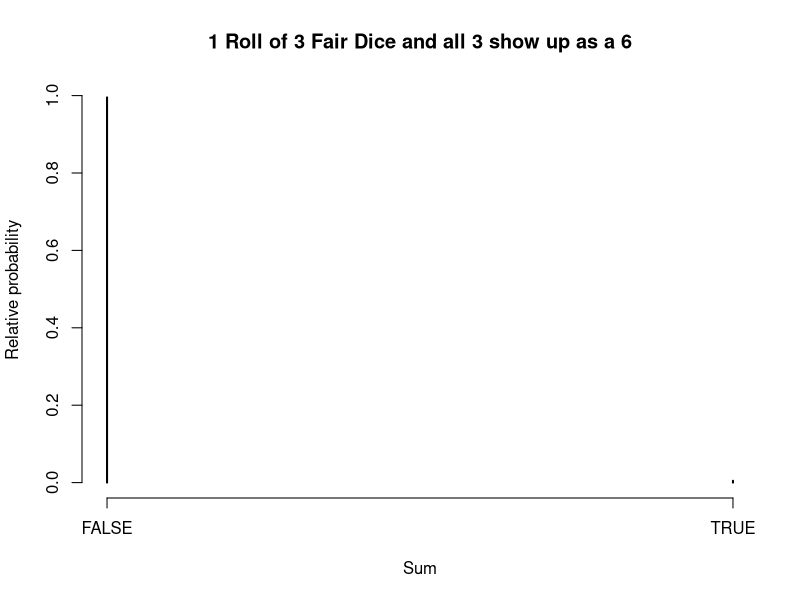

Source code (R):
## ---- chunk 1
# Laod library packages:
library(data.table)

# set global options:
options(scipen = 999999)   # we don't want to use scientific notation .
options(digits = 4)   # we want only 2 digits after the decimal.

## ---- chunk 2
runs <- 100000
sims <- rnorm(runs,mean=4,sd=10)
mcmc_val <- sum(sims >= 3 & sims <= 6)/runs
cat(mcmc_val,'\n')
## ---- chunk 3
runs <- 5000
sims <- rnorm(runs,mean=160,sd=5.5)
mcmc_val <- sum(sims >= 205)/runs
cat(mcmc_val)
## ---- chunk 4
runs <- 5000
sims <- rnorm(runs,mean=160,sd=5.5)
mcmc_val <- sum(sims >= 165)/runs
cat(mcmc_val)
## ---- chunk 5
runs <- 10000
coin_trial <- function(){
   sum(sample(c(0,1), size =10, replace = T)) > 6
}
coin_flips <- sum(replicate(runs, coin_trial())) / runs
cat(coin_flips)
## ---- chunk 6
runs_500k <- 500000
dice_roll <- function(){
   x = sample(1:6, size =3, replace = T)
   # x
   # x >= 6
   # (sum(x >= 6)/3) == 1
   return( (sum(x >= 6)/3) == 1)
}
sum(replicate(runs_500k, dice_roll())) / runs_500k

runs_500k <- 500000
dice_roll <- function(){
   x = sample(1:6, size =1, replace = T)
   y = sample(1:6, size =1, replace = T)
   z = sample(1:6, size =1, replace = T)
   condition <- sum((x == y) & (y == z) & (x == z) & x == 6) > 0
   return(condition)
}
sims <- replicate(runs_500k, dice_roll())
sum(sims)/length(sims)
## ---- chunk 7
table(sims)/length(sims)
plot(table(sims)/length(sims), xlab='Sum', ylab='Relative probability', main = '1 Roll of 3 Fair Dice and all 3 show up as a 6')
